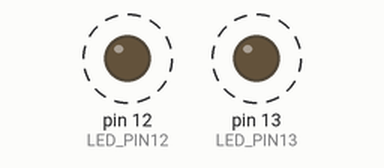
The sketch below on a simulated Arduino Uno, built with avr-gcc and run on an emulated ATmega328P. On the bench: output pins drawn as LEDs (lit = HIGH). Dashed ring = blinking.

Above: at 0.5 s.
Timing chart, 0 to 4.6 s (numbered marks = the images above):
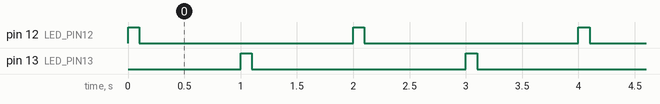

The sketch:

sketch.ino
```cpp
#define LED_PIN12 12
#define LED_PIN13 13

// I just alternate lighting two LEDs!
void setup()
{
    pinMode(LED_PIN12, OUTPUT);
    pinMode(LED_PIN13, OUTPUT);
}

void loop()
{
    digitalWrite(LED_PIN12, HIGH);
    delay(100);
    digitalWrite(LED_PIN12, LOW);
    delay(900);
    digitalWrite(LED_PIN13, HIGH);
    delay(100);
    digitalWrite(LED_PIN13, LOW);
    delay(900);
}
```

Measured:
- by itself, pin 12 (LED_PIN12), pin 13 (LED_PIN13): alternates HIGH for 0.10 s and LOW for 1.9 s
- by itself, everything shown: repeats every 2.0 s, in 4 steps
